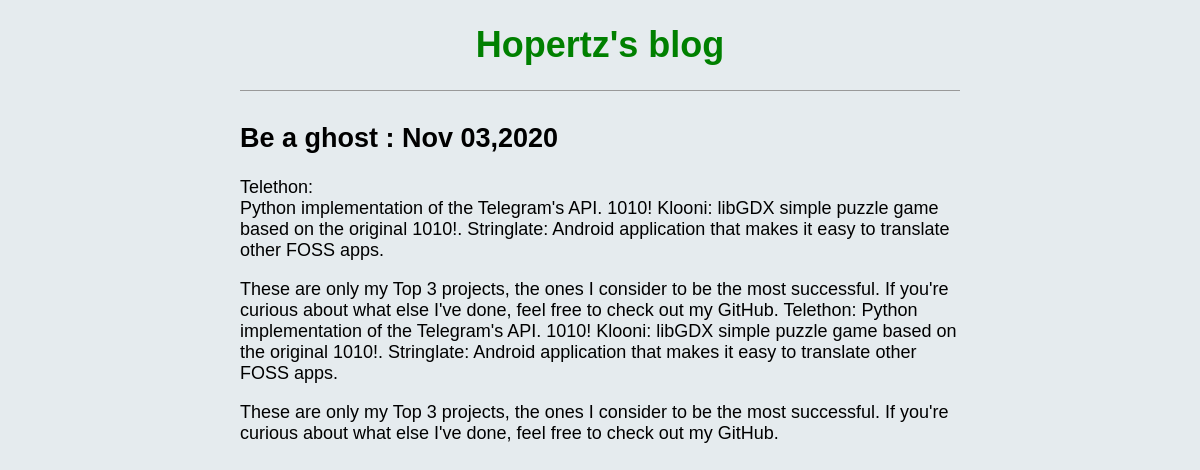
The app's page /blog/post/2/ with its own data.
### blog/models.py (models this page shows, shortened)
class Post(models.Model):
    title = models.CharField(max_length=200)
    author = models.ForeignKey(
        'auth.User',
        on_delete=models.CASCADE,
    )
    body = RichTextField(blank=True, null=True)
    post_date = models.DateTimeField(auto_now=True)

### blog/views.py (the view)
# urls.py: path('post/<int:pk>/', BlogDetailView.as_view(), name='post_detail'),
class BlogDetailView(DetailView):
    model = Post
    template_name = 'post_detail.html'

### templates/post_detail.html (shortened to what this page needs)
{% extends 'base.html' %}
  {% block content %}
   <div class="post-entry">
     <h2 >{{ post.title }} : {{post.post_date|date:'M d,Y'}}</h2>
     <p>{{ post.body|safe }}</p>
   </div>
{% endblock content %}

### blog/static/blog/css/base.css (style rules this page uses)
body { font-family: 'Source Sans Pro', sans-serif; font-size: 18px; background-color: #e5ebee; max-width: 720px; margin: 0 auto; }

### records on screen
Post: title "Be a ghost", post_date "Nov 03,2020", body "Telethon: Python implementation of the Telegram's API. 1010! Klooni: libGDX simple puzzle game based on the original 1010!. Stringlate: Android application that makes it easy to translate other FOSS apps. These are only my Top 3 projects, the ones I consider to be the most successful. If you're curious about what else I've done, feel free to check out my GitHub. Telethon: Python implementation of the Telegram's API. 1010! Klooni: libGDX simple puzzle game based on the original 1010!. Stringlate: Android application that makes it easy to translate other FOSS apps. These are only my Top 3 projects, the ones I consider to be the most successful. If you're curious about what else I've done,…"
